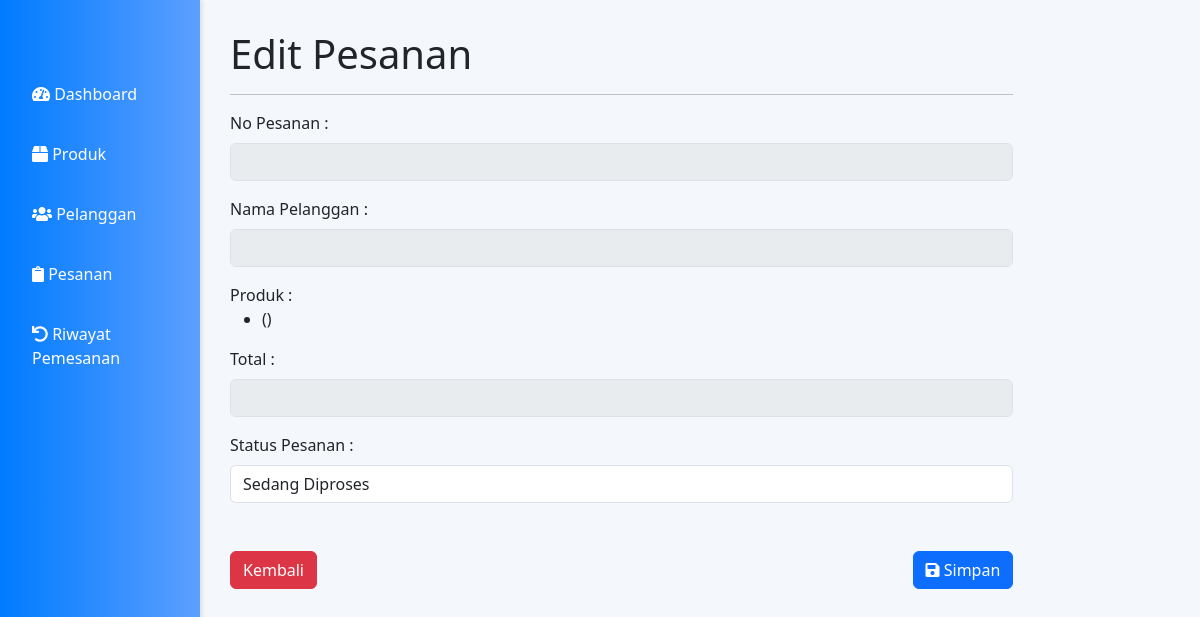
The app's page /admin/pesanan_edit.php?order_id=2, older data.
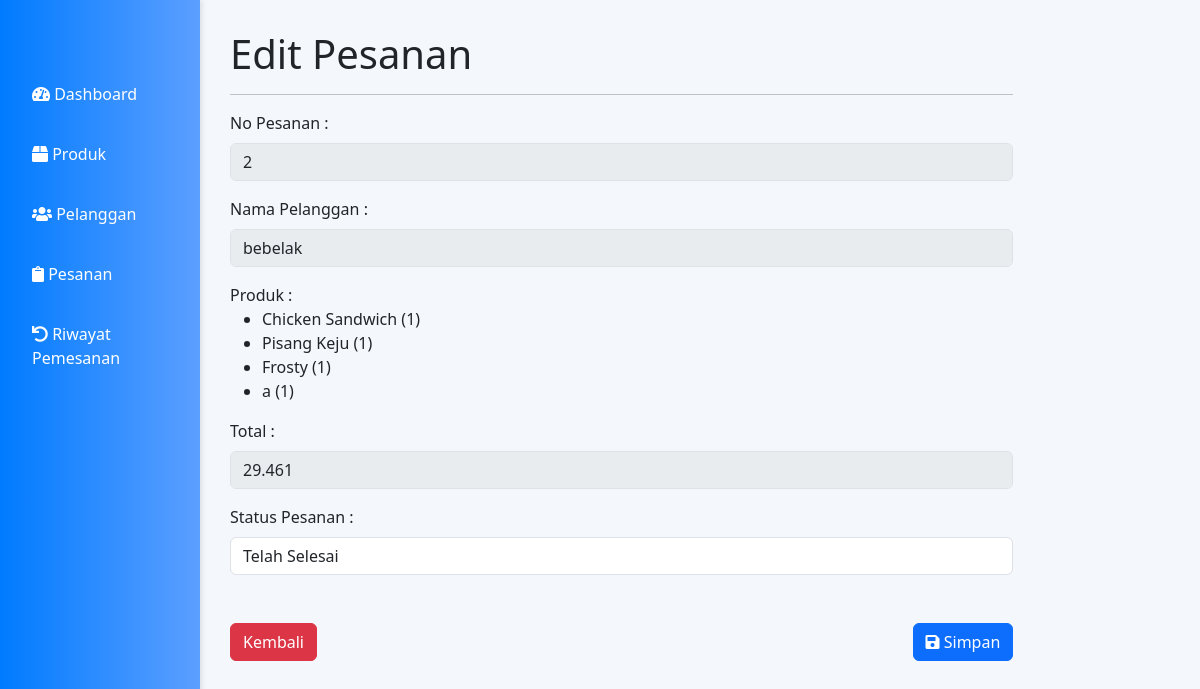
The same page, newer data.
### tables this page shows
CREATE TABLE `orders` (
  `order_id` int(11) NOT NULL,
  `cust_id` int(11) NOT NULL,
  `cust_ip` varchar(225) NOT NULL,
  `total` decimal(6,3) DEFAULT NULL,
  `name` varchar(50) NOT NULL,
  `alamat` varchar(100) NOT NULL,
  `phone` varchar(15) DEFAULT NULL,
  `delivery_type` text NOT NULL,
  `payment` text NOT NULL,
  `status` varchar(20) NOT NULL,
  `tanggal_order` datetime DEFAULT NULL,
  `tanggal_selesai` datetime DEFAULT NULL,
  `aktif` tinyint(1) NOT NULL DEFAULT 0
);

### admin/pesanan_edit.php (the view, shortened to what this page needs)
<?php
include "../koneksi/koneksi.php";
if (isset($_GET['order_id'])) {
    $order_id = $_GET['order_id'];
} else {
    die("Pesanan tidak ditemukan.");
}
$query = $conn->query("SELECT
        orders.order_id,
        orders.total,
        orders.name,
        orders.alamat,
        orders.phone,
        orders.status,
        orders.tanggal_order,
        GROUP_CONCAT(items.item_name SEPARATOR ', ') AS produk,
        GROUP_CONCAT(order_items.qty SEPARATOR ', ') AS jumlah
        from orders
        JOIN order_items ON orders.order_id = order_items.order_id
        JOIN items ON order_items.item_id = items.item_id
        WHERE orders.order_id='$order_id'");
$result = $query->fetch(PDO::FETCH_ASSOC);
?>
<!DOCTYPE html>
<html lang="en">
<head>
    <link href="https://cdn.jsdelivr.net/npm/bootstrap@5.3.0/dist/css/bootstrap.min.css" rel="stylesheet" />
    <link rel="stylesheet" href="https://cdnjs.cloudflare.com/ajax/libs/font-awesome/5.15.3/css/all.min.css">
</head>
<body>
    <div class="sidebar">
        <a href="dashboard.php"><i class="fas fa-tachometer-alt"></i> Dashboard</a>
        <a href="produk.php"><i class="fas fa-box"></i> Produk</a>
        <a href="pelanggan.php"><i class="fas fa-users"></i> Pelanggan</a>
        <a href="pesanan.php"><i class="fas fa-clipboard"></i> Pesanan</a>
        <a href="riwayatpemesanan.php"><i class="fas fa-undo"></i> Riwayat Pemesanan</a>
    </div>
    <div class="content">
        <div class="col-sm-9 col-sm-offset-3 col-md-10 col-md-offset-2 main">
            <h1 class="page-header">Edit Pesanan</h1>
            <hr>
            <section class="row">
                <div class="col-md-12">
                    <div class="box box-danger">
                        <form role="form" action="pesanan_editproses.php" method="post">
                            <div class="box-body">
                                <div class="form-group">
                                    <label>No Pesanan :</label>
                                    <input type="text" disabled value="<?php echo $result['order_id']; ?>" name="order_id" class="form-control mt-2">
                                </div>
                                <div class="form-group mt-3">
                                    <label>Nama Pelanggan :</label>
                                    <input type="text" disabled value="<?php echo $result['name']; ?>" name="name" class="form-control mt-2">
                                </div>
                                <div class="form-group mt-3">
                                    <label>Produk :</label>
                                    <ul>
                                        <?php
                                        $produk = explode(', ', $result['produk']);
                                        $jumlah = explode(', ', $result['jumlah']);
                                        foreach ($produk as $key => $value) {
                                            echo '<li>' . $value . ' (' . $jumlah[$key] . ')</li>';
                                        }
                                        ?>
                                    </ul>
                                </div>
                                <div class="form-group mt-3">
                                    <label>Total :</label>
                                    <input type="text" disabled value="<?php echo $result['total']; ?>" name="total" class="form-control mt-2">
                                </div>
                                <?php
                                $status = $result['status'];
                                ?>
                                <div class="form-group mt-3">
                                    <label for="exampleInputPassword1">Status Pesanan :</label>
                                    <select name="status" class="form-control mt-2">
                                        <option value="Sedang Diproses" <?php echo $status == 'Sedang Diproses' ? 'selected' : ''; ?>>Sedang Diproses</option>
                                        <option value="Telah Selesai" <?php echo $status == 'Telah Selesai' ? 'selected' : ''; ?>>Telah Selesai</option>
                                    </select>
                                </div>
                                <div class="box mt-5" style="display: flex; justify-content: space-between;">
                                    <a href="pesanan.php" class="btn btn-danger">Kembali</a>
                                    <button type="submit" name="simpan" class="btn btn-primary"><i class="fas fa-save"></i> Simpan</button>
                                </div>
                            </div>
                        </form>
                    </div>
                </div>
            </section>
        </div>
    </div>
</body>
</html>

Row changes from the older to the newer data that the page shows:
now on this page (row edited): orders: order_id "2", name "bebelak", total "29.461", status "Telah Selesai"
Text that changed along with them:
form field status: "Sedang Diproses" → (not shown)
new list line: "Chicken Sandwich ( 1 )"
new list line: "Pisang Keju ( 1 )"
new list line: "Frosty ( 1 )"
new list line: "a ( 1 )"
